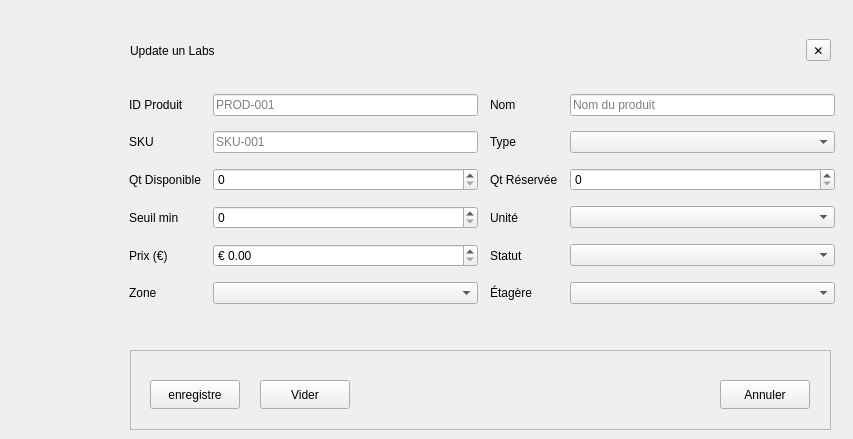
          <widget class="QWidget" name="modifyL">
           <widget class="QFrame" name="frame_3">
            <property name="geometry">
             <rect>
              <x>130</x>
              <y>350</y>
              <width>701</width>
              <height>80</height>
             </rect>
            </property>
            <property name="frameShape">
             <enum>QFrame::Shape::StyledPanel</enum>
            </property>
            <property name="frameShadow">
             <enum>QFrame::Shadow::Raised</enum>
            </property>
            <widget class="QPushButton" name="pushButton_4">
             <property name="geometry">
              <rect>
               <x>20</x>
               <y>30</y>
               <width>90</width>
               <height>29</height>
              </rect>
             </property>
             <property name="text">
              <string>enregistre</string>
             </property>
            </widget>
            <widget class="QPushButton" name="pushButton_5">
             <property name="geometry">
              <rect>
               <x>590</x>
               <y>30</y>
               <width>90</width>
               <height>29</height>
              </rect>
             </property>
             <property name="text">
              <string>Annuler</string>
             </property>
            </widget>
            <widget class="QPushButton" name="pushButton_6">
             <property name="geometry">
              <rect>
               <x>130</x>
               <y>30</y>
               <width>90</width>
               <height>29</height>
              </rect>
             </property>
             <property name="text">
              <string>Vider</string>
             </property>
            </widget>
           </widget>
           <widget class="QFrame" name="PopupInventoryForm_2">
            <property name="geometry">
             <rect>
              <x>120</x>
              <y>80</y>
              <width>724</width>
              <height>243</height>
             </rect>
            </property>
            <property name="frameShape">
             <enum>QFrame::Shape::NoFrame</enum>
            </property>
            <layout class="QGridLayout" name="inventoryFormGrid_2">
             <property name="horizontalSpacing">
              <number>12</number>
             </property>
             <property name="verticalSpacing">
              <number>10</number>
             </property>
             <item row="0" column="0">
              <widget class="QLabel" name="LblIdProduct_2">
               <property name="text">
                <string>ID Produit</string>
               </property>
              </widget>
             </item>
             <item row="0" column="1">
              <widget class="QLineEdit" name="IdProduct_2">
               <property name="placeholderText">
                <string>PROD-001</string>
               </property>
              </widget>
             </item>
             <item row="0" column="2">
              <widget class="QLabel" name="LblName_2">
               <property name="text">
                <string>Nom</string>
               </property>
              </widget>
             </item>
             <item row="0" column="3">
              <widget class="QLineEdit" name="Name_2">
               <property name="placeholderText">
                <string>Nom du produit</string>
               </property>
              </widget>
             </item>
             <item row="1" column="0">
              <widget class="QLabel" name="LblSku_2">
               <property name="text">
                <string>SKU</string>
               </property>
              </widget>
             </item>
             <item row="1" column="1">
              <widget class="QLineEdit" name="Sku_2">
               <property name="placeholderText">
                <string>SKU-001</string>
               </property>
              </widget>
             </item>
             <item row="1" column="2">
              <widget class="QLabel" name="LblType_4">
               <property name="text">
                <string>Type</string>
               </property>
              </widget>
             </item>
             <item row="1" column="3">
              <widget class="QComboBox" name="Type_2">
               <property name="placeholderText">
                <string>Sélectionner type</string>
               </property>
              </widget>
             </item>
             <item row="2" column="0">
              <widget class="QLabel" name="LblQtAv_2">
               <property name="text">
                <string>Qt Disponible</string>
               </property>
              </widget>
             </item>
             <item row="2" column="1">
              <widget class="QSpinBox" name="QtAv_2">
               <property name="minimum">
                <number>0</number>
               </property>
               <property name="maximum">
                <number>10000</number>
               </property>
              </widget>
             </item>
             <item row="2" column="2">
              <widget class="QLabel" name="LblQtRs_2">
               <property name="text">
                <string>Qt Réservée</string>
               </property>
              </widget>
             </item>
             <item row="2" column="3">
              <widget class="QSpinBox" name="QtRs_2">
               <property name="minimum">
                <number>0</number>
               </property>
               <property name="maximum">
                <number>10000</number>
               </property>
              </widget>
             </item>
             <item row="3" column="0">
              <widget class="QLabel" name="LblThreshold_2">
               <property name="text">
                <string>Seuil min</string>
               </property>
              </widget>
             </item>
             <item row="3" column="1">
              <widget class="QSpinBox" name="Threshold_2">
               <property name="minimum">
                <number>0</number>
               </property>
               <property name="maximum">
                <number>10000</number>
               </property>
              </widget>
             </item>
             <item row="3" column="2">
              <widget class="QLabel" name="LblUnit_2">
               <property name="text">
                <string>Unité</string>
               </property>
              </widget>
             </item>
             <item row="3" column="3">
              <widget class="QComboBox" name="Unit_2">
               <property name="placeholderText">
                <string>Sélectionner unité</string>
               </property>
              </widget>
             </item>
             <item row="4" column="0">
              <widget class="QLabel" name="LblPrice_2">
               <property name="text">
                <string>Prix (€)</string>
               </property>
              </widget>
             </item>
             <item row="4" column="1">
              <widget class="QDoubleSpinBox" name="Price_2">
               <property name="prefix">
                <string>€ </string>
               </property>
               <property name="decimals">
                <number>2</number>
               </property>
               <property name="minimum">
                <double>0.000000000000000</double>
               </property>
               <property name="maximum">
                <double>100000.000000000000000</double>
               </property>
              </widget>
             </item>
             <item row="4" column="2">
              <widget class="QLabel" name="LblStatus_2">
               <property name="text">
                <string>Statut</string>
               </property>
              </widget>
             </item>
             <item row="4" column="3">
              <widget class="QComboBox" name="Status_2">
               <property name="placeholderText">
                <string>Sélectionner statut</string>
               </property>
              </widget>
             </item>
             <item row="5" column="0">
              <widget class="QLabel" name="LblZone_2">
               <property name="text">
                <string>Zone</string>
               </property>
              </widget>
             </item>
             <item row="5" column="1">
              <widget class="QComboBox" name="Zone_2">
               <property name="placeholderText">
                <string>Sélectionner zone</string>
               </property>
              </widget>
             </item>
             <item row="5" column="2">
              <widget class="QLabel" name="LblShelf_2">
               <property name="text">
                <string>Étagère</string>
               </property>
              </widget>
             </item>
             <item row="5" column="3">
              <widget class="QComboBox" name="Shelf_2">
               <property name="placeholderText">
                <string>Sélectionner étagère</string>
               </property>
              </widget>
             </item>
            </layout>
           </widget>
           <widget class="QWidget" name="layoutWidget_2">
            <property name="geometry">
             <rect>
              <x>130</x>
              <y>30</y>
              <width>701</width>
              <height>41</height>
             </rect>
            </property>
            <layout class="QHBoxLayout" name="popupInventoryHeader_5">
             <item>
              <widget class="QLabel" name="PopupTitleInventory_5">
               <property name="text">
                <string>Update un Labs</string>
               </property>
              </widget>
             </item>
             <item>
              <widget class="QToolButton" name="BtnPopupCancelInventory_5">
               <property name="toolTip">
                <string>Fermer</string>
               </property>
               <property name="text">
                <string>✕</string>
               </property>
              </widget>
             </item>
            </layout>
           </widget>
          </widget>
